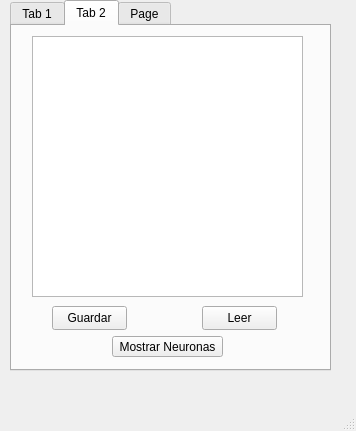
<?xml version="1.0" encoding="UTF-8"?>
<ui version="4.0">
 <class>MainWindow</class>
 <widget class="QMainWindow" name="MainWindow">
  <property name="geometry">
   <rect>
    <x>0</x>
    <y>0</y>
    <width>356</width>
    <height>431</height>
   </rect>
  </property>
  <property name="windowTitle">
   <string>MainWindow</string>
  </property>
  <widget class="QWidget" name="centralwidget">
   <widget class="QTabWidget" name="tabWidget">
    <property name="enabled">
     <bool>true</bool>
    </property>
    <property name="geometry">
     <rect>
      <x>10</x>
      <y>0</y>
      <width>321</width>
      <height>371</height>
     </rect>
    </property>
    <property name="currentIndex">
     <number>1</number>
    </property>
    <widget class="QWidget" name="tab">
     <attribute name="title">
      <string>Tab 1</string>
     </attribute>
     <widget class="QFrame" name="frame">
      <property name="geometry">
       <rect>
        <x>0</x>
        <y>0</y>
        <width>211</width>
        <height>251</height>
       </rect>
      </property>
      <property name="frameShape">
       <enum>QFrame::StyledPanel</enum>
      </property>
      <property name="frameShadow">
       <enum>QFrame::Raised</enum>
      </property>
      <layout class="QFormLayout" name="formLayout">
       <item row="4" column="0">
        <widget class="QLabel" name="label">
         <property name="text">
          <string>ID:</string>
         </property>
        </widget>
       </item>
       <item row="4" column="1">
        <widget class="QLineEdit" name="insert_id"/>
       </item>
       <item row="5" column="0">
        <widget class="QLabel" name="label_2">
         <property name="text">
          <string>Voltaje:</string>
         </property>
        </widget>
       </item>
       <item row="5" column="1">
        <widget class="QLineEdit" name="insert_voltaje"/>
       </item>
       <item row="7" column="0">
        <widget class="QLabel" name="label_3">
         <property name="text">
          <string>Posicion X</string>
         </property>
        </widget>
       </item>
       <item row="7" column="1">
        <widget class="QSpinBox" name="pos_x"/>
       </item>
       <item row="8" column="0">
        <widget class="QLabel" name="label_4">
         <property name="text">
          <string>Posicion Y</string>
         </property>
        </widget>
       </item>
       <item row="8" column="1">
        <widget class="QSpinBox" name="pos_y">
         <property name="maximum">
          <number>99</number>
         </property>
        </widget>
       </item>
       <item row="10" column="0">
        <widget class="QLabel" name="label_5">
         <property name="text">
          <string>R</string>
         </property>
        </widget>
       </item>
       <item row="10" column="1">
        <widget class="QSlider" name="set_red">
         <property name="orientation">
          <enum>Qt::Horizontal</enum>
         </property>
        </widget>
       </item>
       <item row="12" column="0">
        <widget class="QLabel" name="label_6">
         <property name="text">
          <string>G</string>
         </property>
        </widget>
       </item>
       <item row="12" column="1">
        <widget class="QSlider" name="set_green">
         <property name="orientation">
          <enum>Qt::Horizontal</enum>
         </property>
        </widget>
       </item>
       <item row="14" column="0">
        <widget class="QLabel" name="label_7">
         <property name="text">
          <string>B</string>
         </property>
        </widget>
       </item>
       <item row="14" column="1">
        <widget class="QSlider" name="set_blue">
         <property name="orientation">
          <enum>Qt::Horizontal</enum>
         </property>
        </widget>
       </item>
       <item row="1" column="1">
        <widget class="QLabel" name="label_8">
         <property name="text">
          <string>NEURONAS</string>
         </property>
        </widget>
       </item>
      </layout>
     </widget>
     <widget class="QPushButton" name="agregarInicio">
      <property name="geometry">
       <rect>
        <x>50</x>
        <y>260</y>
        <width>91</width>
        <height>24</height>
       </rect>
      </property>
      <property name="text">
       <string>Agregar inicio</string>
      </property>
     </widget>
     <widget class="QPushButton" name="AgregarFinal">
      <property name="geometry">
       <rect>
        <x>50</x>
        <y>290</y>
        <width>91</width>
        <height>24</height>
       </rect>
      </property>
      <property name="text">
       <string>Agregar final</string>
      </property>
     </widget>
    </widget>
    <widget class="QWidget" name="tab_2">
     <attribute name="title">
      <string>Tab 2</string>
     </attribute>
     <widget class="QPlainTextEdit" name="plainTextEdit">
      <property name="geometry">
       <rect>
        <x>20</x>
        <y>10</y>
        <width>271</width>
        <height>261</height>
       </rect>
      </property>
     </widget>
     <widget class="QPushButton" name="mostrar">
      <property name="geometry">
       <rect>
        <x>100</x>
        <y>310</y>
        <width>111</width>
        <height>21</height>
       </rect>
      </property>
      <property name="text">
       <string>Mostrar Neuronas</string>
      </property>
     </widget>
     <widget class="QSpinBox" name="spinBox">
      <property name="geometry">
       <rect>
        <x>370</x>
        <y>380</y>
        <width>42</width>
        <height>22</height>
       </rect>
      </property>
     </widget>
     <widget class="QPushButton" name="buscarNeurona">
      <property name="geometry">
       <rect>
        <x>300</x>
        <y>420</y>
        <width>171</width>
        <height>24</height>
       </rect>
      </property>
      <property name="text">
       <string>Buscar neurona</string>
      </property>
     </widget>
     <widget class="QPushButton" name="pushButton">
      <property name="geometry">
       <rect>
        <x>40</x>
        <y>280</y>
        <width>75</width>
        <height>24</height>
       </rect>
      </property>
      <property name="text">
       <string>Guardar</string>
      </property>
     </widget>
     <widget class="QPushButton" name="pushButton_2">
      <property name="geometry">
       <rect>
        <x>190</x>
        <y>280</y>
        <width>75</width>
        <height>24</height>
       </rect>
      </property>
      <property name="text">
       <string>Leer</string>
      </property>
     </widget>
    </widget>
    <widget class="QWidget" name="tab_3">
     <attribute name="title">
      <string>Page</string>
     </attribute>
     <widget class="QTableWidget" name="tableWidget">
      <property name="geometry">
       <rect>
        <x>20</x>
        <y>10</y>
        <width>181</width>
        <height>261</height>
       </rect>
      </property>
     </widget>
     <widget class="QPushButton" name="Tabla">
      <property name="geometry">
       <rect>
        <x>30</x>
        <y>390</y>
        <width>75</width>
        <height>24</height>
       </rect>
      </property>
      <property name="text">
       <string>PushButton</string>
      </property>
     </widget>
    </widget>
   </widget>
  </widget>
  <widget class="QMenuBar" name="menubar">
   <property name="geometry">
    <rect>
     <x>0</x>
     <y>0</y>
     <width>356</width>
     <height>22</height>
    </rect>
   </property>
  </widget>
  <widget class="QStatusBar" name="statusbar"/>
 </widget>
 <resources/>
 <connections/>
</ui>
